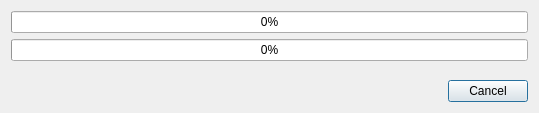
<?xml version="1.0" encoding="UTF-8"?>
<ui version="4.0">
 <class>DialogEntropyProcess</class>
 <widget class="QDialog" name="DialogEntropyProcess">
  <property name="windowModality">
   <enum>Qt::ApplicationModal</enum>
  </property>
  <property name="geometry">
   <rect>
    <x>0</x>
    <y>0</y>
    <width>539</width>
    <height>113</height>
   </rect>
  </property>
  <property name="windowTitle">
   <string>Process</string>
  </property>
  <property name="modal">
   <bool>true</bool>
  </property>
  <layout class="QVBoxLayout" name="verticalLayout">
   <item>
    <widget class="QProgressBar" name="progressBarMain">
     <property name="value">
      <number>0</number>
     </property>
     <property name="alignment">
      <set>Qt::AlignCenter</set>
     </property>
    </widget>
   </item>
   <item>
    <widget class="QProgressBar" name="progressBarOpt">
     <property name="value">
      <number>0</number>
     </property>
     <property name="alignment">
      <set>Qt::AlignCenter</set>
     </property>
    </widget>
   </item>
   <item>
    <spacer name="verticalSpacer">
     <property name="orientation">
      <enum>Qt::Vertical</enum>
     </property>
     <property name="sizeHint" stdset="0">
      <size>
       <width>20</width>
       <height>40</height>
      </size>
     </property>
    </spacer>
   </item>
   <item>
    <layout class="QHBoxLayout" name="horizontalLayout">
     <item>
      <spacer name="horizontalSpacer">
       <property name="orientation">
        <enum>Qt::Horizontal</enum>
       </property>
       <property name="sizeHint" stdset="0">
        <size>
         <width>40</width>
         <height>20</height>
        </size>
       </property>
      </spacer>
     </item>
     <item>
      <widget class="QPushButton" name="pushButtonCancel">
       <property name="text">
        <string>Cancel</string>
       </property>
      </widget>
     </item>
    </layout>
   </item>
  </layout>
 </widget>
 <resources/>
 <connections/>
</ui>
